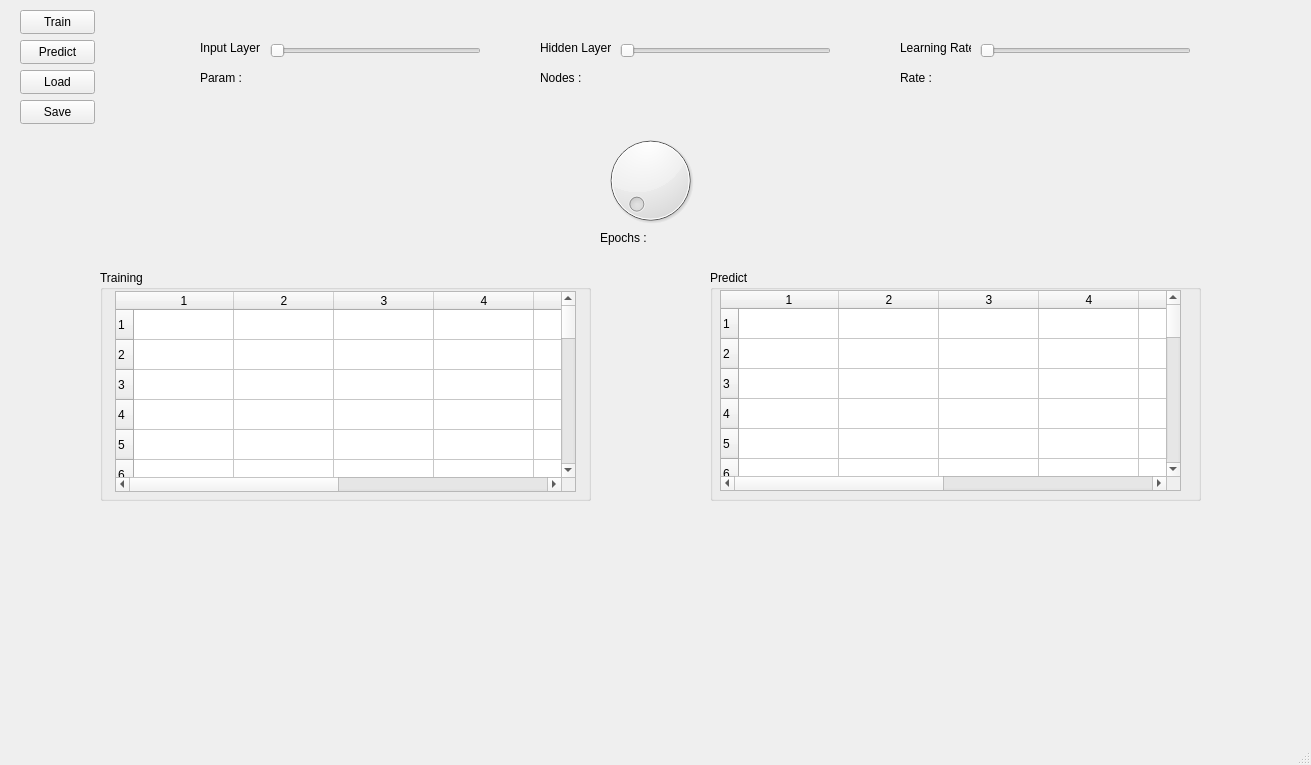
<?xml version="1.0" encoding="UTF-8"?>
<ui version="4.0">
 <class>MainWindow</class>
 <widget class="QMainWindow" name="MainWindow">
  <property name="geometry">
   <rect>
    <x>0</x>
    <y>0</y>
    <width>1311</width>
    <height>765</height>
   </rect>
  </property>
  <property name="windowTitle">
   <string>MainWindow</string>
  </property>
  <widget class="QWidget" name="centralwidget">
   <widget class="QPushButton" name="trainButton">
    <property name="geometry">
     <rect>
      <x>20</x>
      <y>10</y>
      <width>75</width>
      <height>24</height>
     </rect>
    </property>
    <property name="text">
     <string>Train</string>
    </property>
   </widget>
   <widget class="QPushButton" name="predictButton">
    <property name="geometry">
     <rect>
      <x>20</x>
      <y>40</y>
      <width>75</width>
      <height>24</height>
     </rect>
    </property>
    <property name="text">
     <string>Predict</string>
    </property>
   </widget>
   <widget class="QPushButton" name="loadButton">
    <property name="geometry">
     <rect>
      <x>20</x>
      <y>70</y>
      <width>75</width>
      <height>24</height>
     </rect>
    </property>
    <property name="text">
     <string>Load</string>
    </property>
   </widget>
   <widget class="QPushButton" name="saveButton">
    <property name="geometry">
     <rect>
      <x>20</x>
      <y>100</y>
      <width>75</width>
      <height>24</height>
     </rect>
    </property>
    <property name="text">
     <string>Save</string>
    </property>
   </widget>
   <widget class="QSlider" name="inputSlider">
    <property name="geometry">
     <rect>
      <x>270</x>
      <y>40</y>
      <width>211</width>
      <height>22</height>
     </rect>
    </property>
    <property name="orientation">
     <enum>Qt::Horizontal</enum>
    </property>
   </widget>
   <widget class="QLabel" name="label">
    <property name="geometry">
     <rect>
      <x>200</x>
      <y>40</y>
      <width>61</width>
      <height>16</height>
     </rect>
    </property>
    <property name="text">
     <string>Input Layer</string>
    </property>
   </widget>
   <widget class="QLabel" name="label_2">
    <property name="geometry">
     <rect>
      <x>540</x>
      <y>40</y>
      <width>71</width>
      <height>16</height>
     </rect>
    </property>
    <property name="text">
     <string>Hidden Layer</string>
    </property>
   </widget>
   <widget class="QLabel" name="label_3">
    <property name="geometry">
     <rect>
      <x>900</x>
      <y>40</y>
      <width>71</width>
      <height>16</height>
     </rect>
    </property>
    <property name="text">
     <string>Learning Rate</string>
    </property>
   </widget>
   <widget class="QSlider" name="hiddenSlider">
    <property name="geometry">
     <rect>
      <x>620</x>
      <y>40</y>
      <width>211</width>
      <height>22</height>
     </rect>
    </property>
    <property name="orientation">
     <enum>Qt::Horizontal</enum>
    </property>
   </widget>
   <widget class="QSlider" name="rateSlider">
    <property name="geometry">
     <rect>
      <x>980</x>
      <y>40</y>
      <width>211</width>
      <height>22</height>
     </rect>
    </property>
    <property name="orientation">
     <enum>Qt::Horizontal</enum>
    </property>
   </widget>
   <widget class="QLabel" name="rateLabel">
    <property name="geometry">
     <rect>
      <x>900</x>
      <y>70</y>
      <width>101</width>
      <height>16</height>
     </rect>
    </property>
    <property name="text">
     <string>Rate :</string>
    </property>
   </widget>
   <widget class="QDial" name="dial">
    <property name="geometry">
     <rect>
      <x>590</x>
      <y>130</y>
      <width>121</width>
      <height>101</height>
     </rect>
    </property>
    <property name="maximum">
     <number>500000</number>
    </property>
    <property name="singleStep">
     <number>10001</number>
    </property>
   </widget>
   <widget class="QLabel" name="labelDial">
    <property name="geometry">
     <rect>
      <x>600</x>
      <y>230</y>
      <width>101</width>
      <height>16</height>
     </rect>
    </property>
    <property name="text">
     <string>Epochs : </string>
    </property>
   </widget>
   <widget class="QGroupBox" name="trainingGroupBox">
    <property name="geometry">
     <rect>
      <x>100</x>
      <y>270</y>
      <width>491</width>
      <height>231</height>
     </rect>
    </property>
    <property name="title">
     <string>Training</string>
    </property>
    <widget class="QTableWidget" name="tableWidget">
     <property name="geometry">
      <rect>
       <x>15</x>
       <y>21</y>
       <width>461</width>
       <height>201</height>
      </rect>
     </property>
     <row/>
     <row/>
     <row/>
     <row/>
     <row/>
     <row/>
     <row/>
     <row/>
     <row/>
     <row/>
     <row/>
     <row/>
     <row/>
     <row/>
     <row/>
     <row/>
     <row/>
     <row/>
     <row/>
     <row/>
     <row/>
     <row/>
     <row/>
     <row/>
     <column/>
     <column/>
     <column/>
     <column/>
     <column/>
     <column/>
     <column/>
     <column/>
    </widget>
   </widget>
   <widget class="QGroupBox" name="predictGroupBox">
    <property name="geometry">
     <rect>
      <x>710</x>
      <y>270</y>
      <width>491</width>
      <height>231</height>
     </rect>
    </property>
    <property name="title">
     <string>Predict</string>
    </property>
    <widget class="QTableWidget" name="tableWidget_2">
     <property name="geometry">
      <rect>
       <x>10</x>
       <y>20</y>
       <width>461</width>
       <height>201</height>
      </rect>
     </property>
     <row/>
     <row/>
     <row/>
     <row/>
     <row/>
     <row/>
     <row/>
     <row/>
     <row/>
     <row/>
     <row/>
     <row/>
     <row/>
     <row/>
     <row/>
     <row/>
     <row/>
     <row/>
     <row/>
     <row/>
     <row/>
     <row/>
     <row/>
     <row/>
     <column/>
     <column/>
     <column/>
     <column/>
     <column/>
     <column/>
     <column/>
     <column/>
    </widget>
   </widget>
   <widget class="QLabel" name="paramLabel">
    <property name="geometry">
     <rect>
      <x>200</x>
      <y>70</y>
      <width>101</width>
      <height>16</height>
     </rect>
    </property>
    <property name="text">
     <string>Param :</string>
    </property>
   </widget>
   <widget class="QLabel" name="nodesLabel">
    <property name="geometry">
     <rect>
      <x>540</x>
      <y>70</y>
      <width>101</width>
      <height>16</height>
     </rect>
    </property>
    <property name="text">
     <string>Nodes : </string>
    </property>
   </widget>
  </widget>
  <widget class="QMenuBar" name="menubar">
   <property name="geometry">
    <rect>
     <x>0</x>
     <y>0</y>
     <width>1311</width>
     <height>22</height>
    </rect>
   </property>
  </widget>
  <widget class="QStatusBar" name="statusbar"/>
 </widget>
 <resources/>
 <connections/>
</ui>
